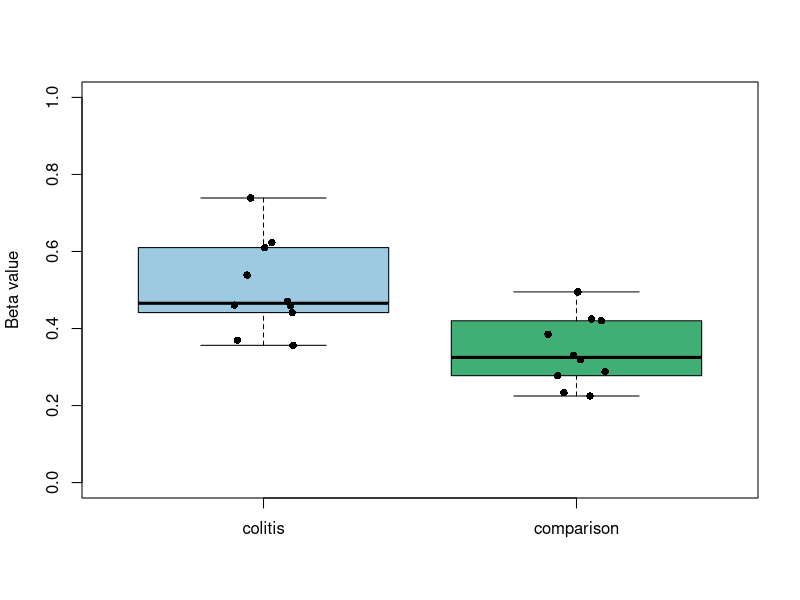

Write R code to recreate this figure.
## ---- chunk 1
#| label: setup
#| message: false

set.seed(2026)
methylation <- data.frame(
  sample_id = sprintf("synthetic_%02d", 1:20),
  group = rep(c("comparison", "colitis"), each = 10),
  beta_value = c(rbeta(10, 4, 6), rbeta(10, 5, 5))
)
## ---- chunk 2
#| label: data-summary

stopifnot(
  !anyDuplicated(methylation$sample_id),
  all(methylation$beta_value >= 0 & methylation$beta_value <= 1)
)

aggregate(beta_value ~ group, methylation, function(x) {
  c(n = length(x), mean = mean(x), sd = sd(x))
})
## ---- chunk 3
#| label: fig-synthetic-beta
#| fig-cap: "Synthetic beta values used only to demonstrate the workflow."

boxplot(
  beta_value ~ group,
  data = methylation,
  col = c("#9ecae1", "#41ae76"),
  ylab = "Beta value",
  xlab = "",
  ylim = c(0, 1)
)
stripchart(beta_value ~ group, data = methylation,
           vertical = TRUE, method = "jitter", add = TRUE, pch = 16)
